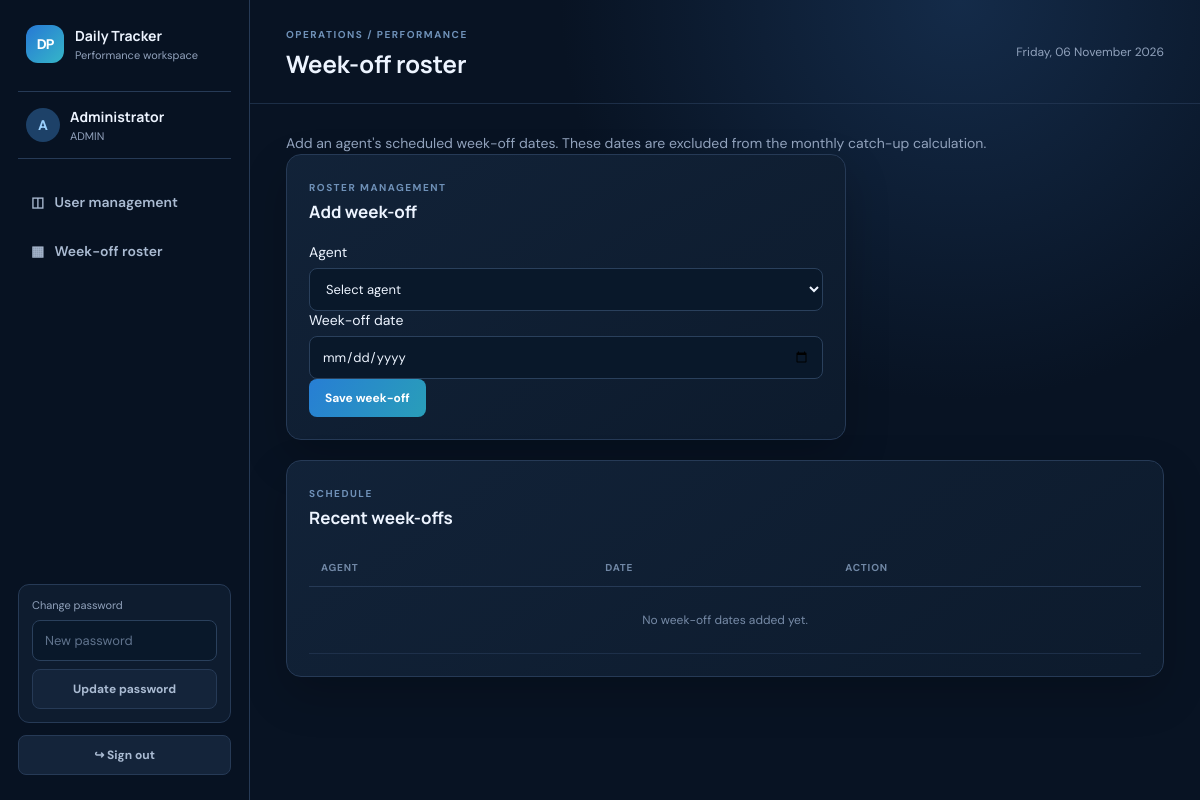
/admin/roster (signed in), run on the app's committed database.
### app.py (models this page shows, shortened)
class User(UserMixin, db.Model):
    id = db.Column(db.Integer, primary_key=True)
    username = db.Column(db.String(50), unique=True, nullable=False)
    full_name = db.Column(db.String(100), nullable=False)
    password_hash = db.Column(db.String(255), nullable=False)
    role = db.Column(db.String(10), nullable=False)  # admin, tl, agent
    tl_id = db.Column(db.Integer, db.ForeignKey("user.id"), nullable=True)
    active = db.Column(db.Boolean, default=True, nullable=False)
    team_lead = db.relationship("User", remote_side=[id], backref="team_members", uselist=False)

### app.py (the view, shortened to what this page needs)
@app.route("/admin/roster", methods=["GET", "POST"])
@login_required
@role_required("admin")
def admin_roster():
    agents = User.query.filter_by(role="agent", active=True).order_by(User.full_name).all()
    roster = Roster.query.order_by(Roster.off_date.desc()).limit(100).all()
    return render_template("admin_roster.html", agents=agents, roster=roster)

### app.py (called while the page is built)
@login_manager.user_loader
def load_user(uid):
    return db.session.get(User, int(uid))

def role_required(*roles):
    def decorator(fn):
        @wraps(fn)
        def wrapper(*args, **kwargs):
            if not current_user.is_authenticated or current_user.role not in roles:
                return "Access denied", 403
            return fn(*args, **kwargs)
        return wrapper
    return decorator

@app.context_processor
def inject_now_label():
    return {"now_label": date.today().strftime("%A, %d %B %Y")}

### templates/admin_roster.html (shortened to what this page needs)
{% extends "base.html" %}
{% block heading %}Week-off roster{% endblock %}
{% block content %}
<p class="muted">Add an agent's scheduled week-off dates. These dates are excluded from the monthly catch-up calculation.</p>
<div class="panel narrow">
  <div class="panel-head"><div><span class="eyebrow">ROSTER MANAGEMENT</span><h2>Add week-off</h2></div></div>
  <form method="post" class="Aorm-grid">
    <label class="span-two">Agent<select name="agent_id" required><option value="">Select agent</option>{% for a in agents %}<option value="{{ a.id }}">{{ a.full_name }}</option>{% endfor %}</select></label>
    <label class="span-two">Week-off date<input type="date" name="off_date" required></label>
    <div class="span-two"><button class="button">Save week-off</button></div>
  </form>
</div>
<div class="panel">
  <div class="panel-head"><div><span class="eyebrow">SCHEDULE</span><h2>Recent week-offs</h2></div></div>
  <div class="table-wrap"><table><thead><tr><th>Agent</th><th>Date</th><th>Action</th></tr></thead><tbody>
  {% for r in roster %}<tr><td>{{ r.agent.full_name }}</td><td>{{ r.off_date.strftime('%d %b %Y') }}</td><td><form method="post" action="{{ url_for('delete_roster', roster_id=r.id) }}"><button class="text-button" data-confirm="Remove this week-off?">Remove</button></form></td></tr>{% else %}<tr><td colspan="3" class="empty">No week-off dates added yet.</td></tr>{% endfor %}
  </tbody></table></div>
</div>
{% endblock %}

### templates/base.html (shortened to what this page needs)
<!doctype html>
<html lang="en">
<head>
  <link rel="stylesheet" href="{{ url_for('static', filename='style.css') }}">
</head>
<body>
<div class="app-shell">
  {% if current_user.is_authenticated %}
  <aside class="sidebar">
    <div class="brand"><span class="brand-mark">DP</span><div><strong>Daily Tracker</strong><small>Performance workspace</small></div></div>
    <div class="profile"><div class="avatar">{{ current_user.full_name[:1]|upper }}</div><div><strong>{{ current_user.full_name }}</strong><small>{{ current_user.role|upper }}</small></div></div>
    <nav>
      {% if current_user.role == 'admin' %}
        <a href="{{ url_for('admin_users') }}">◫ &nbsp; User management</a>
        <a href="{{ url_for('admin_roster') }}">▦ &nbsp; Week-off roster</a>
      {% elif current_user.role == 'tl' %}
        <a href="{{ url_for('tl_team') }}">▥ &nbsp; Team overview</a>
        <a href="{{ url_for('export_team') }}">⇩ &nbsp; Export Excel</a>
      {% else %}
        <a href="{{ url_for('agent_dashboard') }}">▥ &nbsp; My dashboard</a>
        <a href="{{ url_for('agent_calendar') }}">▦ &nbsp; Daily calendar</a>
      {% endif %}
    </nav>
    <div class="sidebar-bottom">
      <form method="post" action="{{ url_for('change_password') }}" class="password-form">
        <label>Change password</label><input type="password" name="new_password" minlength="8" placeholder="New password" required>
        <button class="button button-ghost full">Update password</button>
      </form>
      <form method="post" action="{{ url_for('logout') }}"><button class="button button-ghost full">↪ Sign out</button></form>
    </div>
  </aside>
  {% endif %}
  <main class="main-area {% if not current_user.is_authenticated %}main-login{% endif %}">
    {% if current_user.is_authenticated %}
    <header class="topbar">
  <div>
    <span class="eyebrow">OPERATIONS / PERFORMANCE</span>
    <h1>{% block heading %}Workspace{% endblock %}</h1>
  </div>
  <div class="topbar-actions">
    <div class="top-date">{{ now_label }}</div>
  </div>
</header>
    {% endif %}
    <section class="content">
      {% block content %}{% endblock %}
    </section>
  </main>
</div>
</body>
</html>

### static/style.css (style rules this page uses)
:root { --bg:#081323;--panel:#101f34;--panel2:#142640;--line:#263a56;--text:#edf4ff;--muted:#91a2bc;--blue:#58a6ff;--cyan:#42b8d5;--green:#42d6a4;--red:#ff7d8a;--shadow:0 18px 45px rgba(0,0,0,.2) }
* { box-sizing:border-box }
body { margin:0;background:radial-gradient(circle at 80% 0%,#142b49 0,transparent 32%),var(--bg);color:var(--text);font-family:'DM Sans',sans-serif;font-size:14px }
.app-shell { min-height:100vh }
.sidebar { width:250px;position:fixed;inset:0 auto 0 0;background:rgba(8,19,35,.94);border-right:1px solid var(--line);padding:25px 18px;display:flex;flex-direction:column;z-index:2 }
.brand { display:flex;align-items:center;gap:11px;padding:0 8px 28px }
.brand strong,.profile strong { display:block;font-family:Manrope,sans-serif;font-size:14px }
.brand small,.profile small { display:block;color:var(--muted);font-size:11px;margin-top:3px }
.brand-mark { display:grid;place-items:center;width:38px;height:38px;border-radius:12px;background:linear-gradient(135deg,#2778d5,#35b6c8);font-weight:800;color:white;letter-spacing:-1px }
.profile { display:flex;align-items:center;gap:10px;padding:15px 8px;border-top:1px solid var(--line);border-bottom:1px solid var(--line);margin-bottom:22px }
.avatar { width:34px;height:34px;border-radius:50%;display:grid;place-items:center;background:#1d4168;color:#9bd1ff;font-weight:700 }
.sidebar nav { display:grid;gap:7px }
.sidebar nav a { color:#aabbd2;text-decoration:none;padding:12px 13px;border-radius:9px;font-weight:600 }
.sidebar-bottom { margin-top:auto;display:grid;gap:12px }
.password-form { padding:13px;background:#0e1c2f;border:1px solid var(--line);border-radius:11px }
.password-form label { display:block;font-size:11px;color:var(--muted);margin-bottom:8px }
.password-form input { margin-bottom:8px }
.main-area { margin-left:250px;min-height:100vh }
.topbar { height:104px;padding:25px 36px;border-bottom:1px solid rgba(38,58,86,.7);display:flex;align-items:center;justify-content:space-between }
.eyebrow { font-size:10px;letter-spacing:1.5px;color:#6f91b8;font-weight:700 }
.topbar h1 { font:700 24px Manrope;margin:5px 0 0 }
.top-date { color:var(--muted);font-size:12px }
.content { padding:28px 36px 55px;max-width:1600px;margin:auto }
.muted { color:var(--muted);line-height:1.6;margin:0 }
.panel { background:linear-gradient(145deg,rgba(18,35,57,.96),rgba(13,27,45,.96));border:1px solid var(--line);border-radius:15px;padding:22px;margin-bottom:20px;box-shadow:var(--shadow);min-width:0 }
.panel.narrow { max-width:560px }
.panel-head { display:flex;align-items:center;justify-content:space-between;gap:12px;margin-bottom:20px }
.panel h2 { font:700 17px Manrope;margin:5px 0 0 }
.button { display:inline-flex;align-items:center;justify-content:center;gap:12px;background:linear-gradient(120deg,#277ed4,#299eb9);border:0;color:white;padding:11px 16px;border-radius:8px;text-decoration:none;font:700 12px 'DM Sans';cursor:pointer;white-space:nowrap }
.button-ghost { background:#14243a;border:1px solid var(--line);color:#aabbd2 }
.full { width:100% }
.span-two { grid-column:span 2 }
input,select { display:block;width:100%;margin-top:7px;background:#09182a;border:1px solid #2a405c;border-radius:8px;padding:11px 12px;color:var(--text);font:13px 'DM Sans';outline:none }
input::placeholder { color:#60738d }
.table-wrap { overflow-x:auto }
table { width:100%;border-collapse:collapse;white-space:nowrap }
th { text-align:left;color:#7188a6;font-size:10px;letter-spacing:.8px;text-transform:uppercase;padding:12px;border-bottom:1px solid var(--line) }
td { padding:14px 12px;border-bottom:1px solid rgba(38,58,86,.65);color:#b8c7da;font-size:12px }
.empty { text-align:center;color:#778ba7;padding:25px }
.topbar-actions { display: flex; align-items: center; gap: 12px; }

### data on the page
User: full_name "A", full_name "Administrator", role "ADMIN"
